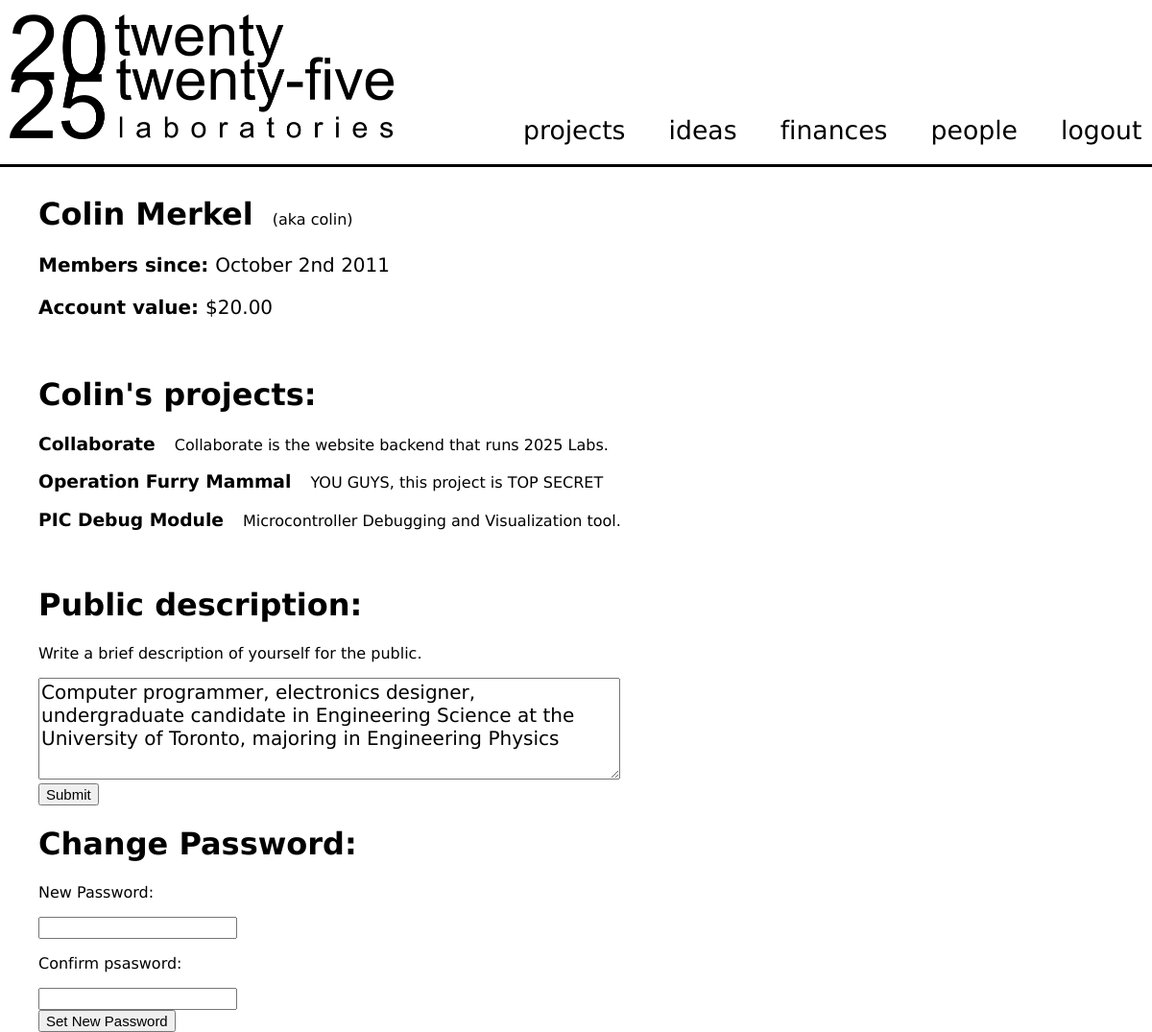
The page /collaborate/person/1 (signed in) on the database its author committed.
### tables this page shows
CREATE TABLE IF NOT EXISTS `users` (
  `user_id` int(20) NOT NULL AUTO_INCREMENT,
  `user_pass` varchar(32) NOT NULL,
  `user_name` varchar(20) NOT NULL,
  `user_realname` varchar(50) NOT NULL,
  `user_photo` blob NOT NULL,
  `user_creationdate` timestamp NOT NULL DEFAULT CURRENT_TIMESTAMP,
  `user_publicdesc` text NOT NULL,
  `user_email` varchar(80) NOT NULL,
  PRIMARY KEY (`user_id`)
);

CREATE TABLE IF NOT EXISTS `projectmemberships` (
  `projectmembership_id` int(11) NOT NULL AUTO_INCREMENT,
  `projectmembership_user_id` int(11) NOT NULL,
  `projectmembership_project_id` int(11) NOT NULL,
  `projectmembership_creationdate` timestamp NOT NULL DEFAULT CURRENT_TIMESTAMP,
  `projectmembership_role` varchar(50) NOT NULL,
  PRIMARY KEY (`projectmembership_id`)
);

CREATE TABLE IF NOT EXISTS `projects` (
  `project_id` int(11) NOT NULL AUTO_INCREMENT,
  `project_name` varchar(40) NOT NULL,
  `project_description` varchar(140) NOT NULL,
  `project_salespitch` text NOT NULL,
  `project_creationdate` timestamp NOT NULL DEFAULT CURRENT_TIMESTAMP ON UPDATE CURRENT_TIMESTAMP,
  `project_creator_id` int(11) NOT NULL,
  `project_code` varchar(6) NOT NULL,
  `project_unique` int(11) NOT NULL,
  PRIMARY KEY (`project_id`),
  UNIQUE KEY `project_unique` (`project_unique`)
);

### include/functions.php (called while the page is built, shortened)
<?php
function getFirstName($name) {
	$n = explode(" ",$name);
	return $n[0];
}
function format_dollars($number) {
	return "$".number_format($number,2);
}
?>
<?php
function myBalance($u=0) {
	$balance = 0;
	$debits = mysql_fetch_assoc(mysql_query($queros="select sum(transaction_value) as t from transactions,accounts as ac_d, accounts as ac_c where ac_d.account_owner_id = $u and ac_d.account_id = transaction_debtor and ac_c.account_id = transaction_creditor and ac_d.account_type = 'shareholder'"));
	$balance += $debits['t'];
	$credits = mysql_fetch_assoc(mysql_query($queros="select sum(transaction_value) as t from transactions,accounts as ac_d, accounts as ac_c where ac_c.account_owner_id = $u and ac_d.account_id = transaction_debtor and ac_c.account_id = transaction_creditor and ac_c.account_type = 'shareholder'"));
	$balance -= $credits['t'];
	return $balance;
}
?>

### collaborate/person.php (the view, shortened to what this page needs)
<?php
if(!isset($_REQUEST['q'])) nope_chuck_testa();
else {
	$u = mysql_query('select * from users where user_id = '.mysql_real_escape_string($_REQUEST['q']));
	$u = mysql_fetch_assoc($u);
}
?>
<h1><?php echo $u['user_realname']?><span class=sidenote>(aka <?php echo $u['user_name']; ?>)</span></h1>
<p><b><?php echo COLLAB_PERSON_ENTRY1;?></b> <span><?php echo date('F jS Y',strtotime($u['user_creationdate'])); ?> </span></p>
<p><b><?php echo COLLAB_PERSON_ENTRY2;?></b> <span> <?php echo format_dollars(myBalance($u['user_id'])); ?> </span></p>
<br />
<h1><?php echo getFirstName($u['user_realname']) . COLLAB_PERSON_THEIR; ?></h1>
<?php
$projects = mysql_query('select * from projectmemberships,projects where projectmembership_project_id = project_id and projectmembership_user_id = '.mysql_real_escape_string($_REQUEST['q']));
if(mysql_num_rows($projects) == 0) {
	?>
	<p><?php echo COLLAB_PERSON_NOPROJECTS; ?></p>
	<?php
}
else while($p = mysql_fetch_assoc($projects)) {
	?>
	<h3><a href=<?php echo BASE_URL; ?>project/<?php echo $p['project_id']; ?>><?php echo $p['project_name']; ?></a><span class=sidenote><?php echo $p['project_description']; ?></span></h3>
	<?php
}
if($_SESSION['user_id'] == $_REQUEST['q']) {
?>
<br />
<h1>Public description:</h1>
<form method=post class=inputForm>
<p>Write a brief description of yourself for the public.</p><textarea placeholder="Brief description of yourself" name=desc value=""><?php echo $u['user_publicdesc']; ?></textarea>
<br /><input type=submit value="Submit"/>
</form>
<h1>Change Password:</h1>
<form method=post onSubmit="return ($('#pass').val() == $('#pass2').val())" class=inputForm>
	<p>New Password:</p><input type=password placeholder="" name=pass id=pass value="" /></span><br />
	<p>Confirm psasword:</p><input type=password placeholder="" id=pass2 	value="" /></span><br />
	<input type=submit value="Set New Password"/>
</form>
<?php } ?>

### collaborate/style/style.css (style rules this page uses)
body { margin: 0; padding: 0; }
body { overflow: auto; font-family: Bits, 'Arial'; }
a { color: black; text-decoration: none; }
h1 { margin-left: 0px; }
b { font-weight: bold; }
span.sidenote { font-size: 12pt; font-weight: normal; margin-left: 20px; }
div#content > h1 { margin-left: 0px; margin-right: 40px; font-weight: bold; }
div#content > p { font-size: 15pt; margin-left: 0px; margin-right: 40px; }
form { display: inline; }
textarea { font-family: Bits, 'Arial'; }
form.inputForm > input { font-size: 15px; }
form.inputForm > textarea, form.inputForm * textarea { height: 100px; width: 600px; font-size: 20px; }

### rows shown on the page
users: user_realname "Colin Merkel", user_name "colin", user_creationdate "October 2nd 2011", user_realname "Colin", desc "Computer programmer, electronics designer, undergraduate candidate in Engineering Science at the University of Toronto, majoring in Engineering Physics"
projectmemberships: projects.project_name "Collaborate", projects.project_description "Collaborate is the website backend that runs 2025 Labs."
projectmemberships: projects.project_name "Operation Furry Mammal", projects.project_description "YOU GUYS, this project is TOP SECRET"
projectmemberships: projects.project_name "PIC Debug Module", projects.project_description "Microcontroller Debugging and Visualization tool."

### other values the page prints
$n "projects"
$n "ideas"
$n "finances"
$n "people"
$n "logout"
COLLAB_PERSON_ENTRY1 "Members since:"
COLLAB_PERSON_ENTRY2 "Account value:"
format_dollars(myBalance($u['user_id'])) "$20.00"
COLLAB_PERSON_THEIR "'s projects:"
